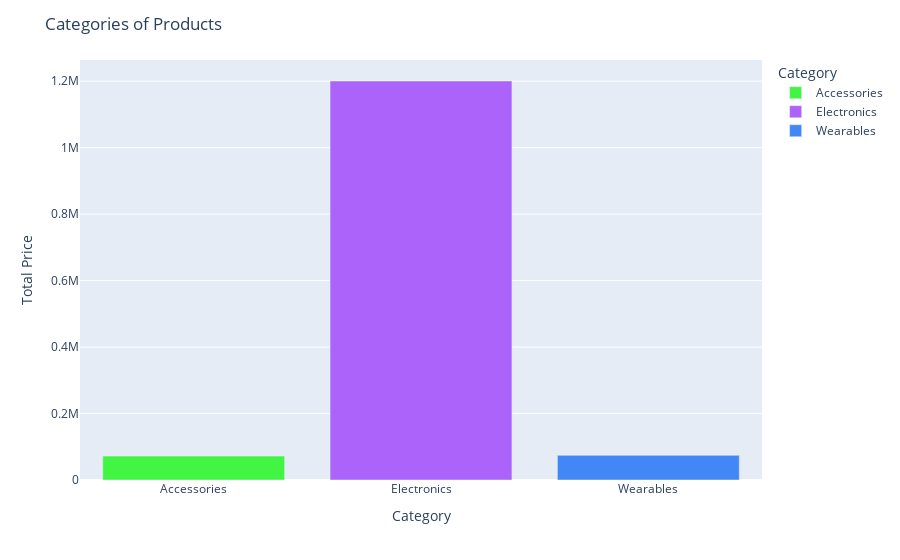

Source (notebook cell):
### Markdown cell above
### Analisar quais categorias geram mais receita.

### Code cell
products_category_sale = df[['Category', 'Total Price']].groupby('Category').sum().reset_index()
fig = px.bar(products_category_sale, x='Category', y='Total Price', color='Category',
             color_discrete_map={'Eletronics': '#42f575', 'Accessories': '#42f542', 'Wearables': '#4287f5'})
fig.update_layout(title='Categories of Products')
fig.show()

### Figure 1 — Plotly figure (JSON) as saved in the notebook; plotly's stock layout.template omitted (floating-point values rounded to 4 significant figures)
{"data": [{"alignmentgroup": "True", "hovertemplate": "Category=%{x}<br>Total Price=%{y}<extra></extra>", "legendgroup": "Accessories", "marker": {"color": "#42f542", "pattern": {"shape": ""}}, "name": "Accessories", "offsetgroup": "Accessories", "orientation": "v", "showlegend": true, "textposition": "auto", "type": "bar", "x": ["Accessories"], "xaxis": "x", "y": [71900], "yaxis": "y"}, {"alignmentgroup": "True", "hovertemplate": "Category=%{x}<br>Total Price=%{y}<extra></extra>", "legendgroup": "Electronics", "marker": {"color": "#ab63fa", "pattern": {"shape": ""}}, "name": "Electronics", "offsetgroup": "Electronics", "orientation": "v", "showlegend": true, "textposition": "auto", "type": "bar", "x": ["Electronics"], "xaxis": "x", "y": [1200500], "yaxis": "y"}, {"alignmentgroup": "True", "hovertemplate": "Category=%{x}<br>Total Price=%{y}<extra></extra>", "legendgroup": "Wearables", "marker": {"color": "#4287f5", "pattern": {"shape": ""}}, "name": "Wearables", "offsetgroup": "Wearables", "orientation": "v", "showlegend": true, "textposition": "auto", "type": "bar", "x": ["Wearables"], "xaxis": "x", "y": [74200], "yaxis": "y"}], "layout": {"barmode": "relative", "legend": {"title": {"text": "Category"}, "tracegroupgap": 0}, "margin": {"t": 60}, "title": {"text": "Categories of Products"}, "xaxis": {"anchor": "y", "categoryarray": ["Accessories", "Electronics", "Wearables"], "categoryorder": "array", "domain": [0, 1], "title": {"text": "Category"}}, "yaxis": {"anchor": "x", "domain": [0, 1], "title": {"text": "Total Price"}}}}
